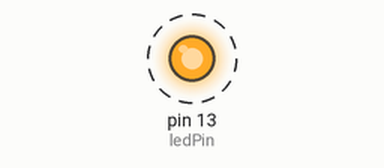
The sketch below on a simulated Arduino Uno, built with avr-gcc and run on an emulated ATmega328P. Parts: output pins drawn as LEDs (lit = HIGH). Dashed ring = blinking.

Above: at 0.5 s.
Timing chart, 0 to 4.6 s (numbered marks = the images above):
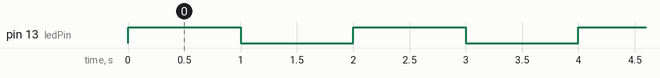

Measured:
- by itself, pin 13 (ledPin): alternates HIGH for 1.0 s and LOW for 1.0 s

The sketch:

problem1_6.ino
```cpp
//6. Create an Arduino sketch to toggle an LED on and off using a boolean variable and the logical NOT (!) operator.
const int ledPin = 13; // LED connected to digital pin 13

void setup() {
  pinMode(ledPin, OUTPUT); // Set the LED pin as an output
}

void loop() {
  static bool ledState = false; // Initialize the LED state as off
  ledState = !ledState; // Toggle the LED state using the NOT operator
  digitalWrite(ledPin, ledState); // Set the LED state
  delay(1000); // Wait for 1 second
}
```
